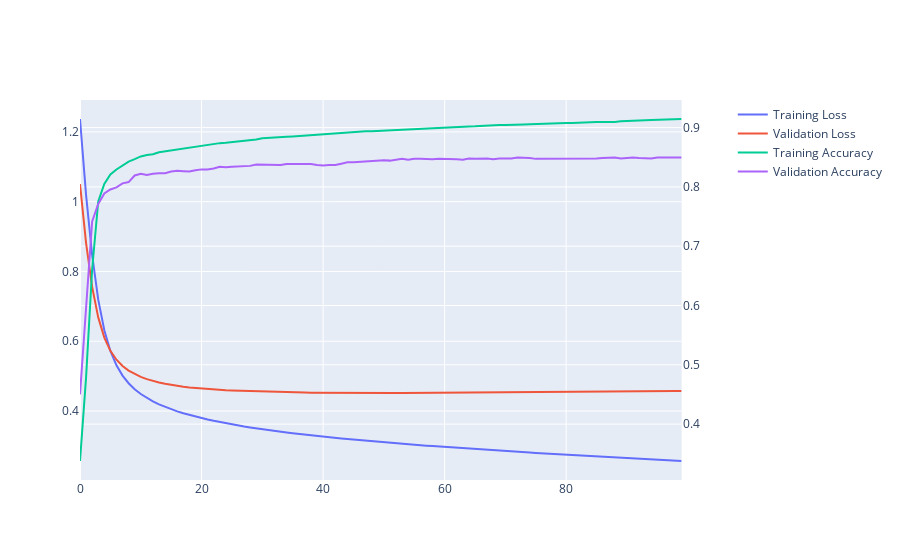

The code cell stored with this chart in its notebook:
### Code cell
model=train_models(X_train,y_train_hot,X_valid,y_valid_hot,epochs=100,batch_size=1024,lr=0.0001,layer1_nodes=512,optimiser='adam',loss='crossentropy',verbose=0,save=False)
y_pred=model.predict(X_test)
y_pred[np.where(y_pred==np.max(y_pred))] = 1
y_pred=np.argmax(y_pred,axis=1)
cm,acc,f1,macro_acc,classwise_acc = eval_metrics(y_test,y_pred)

print(f"Overall Accuracy Score: {acc}")
print(f"Macro Accuracy: {macro_acc}")
print(f"Class-wise accuracy: \n{classwise_acc}")
l=labels.values()
ConfusionMatrixDisplay(confusion_matrix=cm,display_labels=l).plot()
